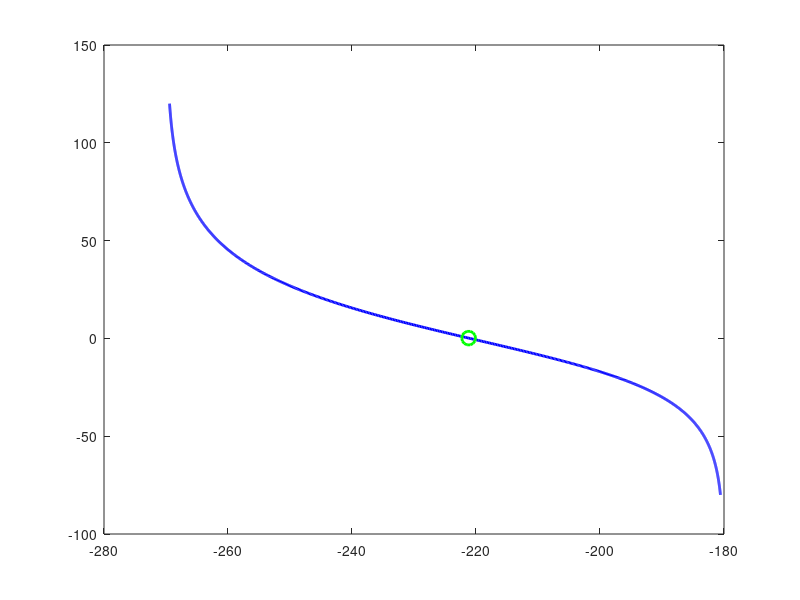

The MATLAB script that drew this image: (Note: this script raises an error after producing the figure.)
clc;
clear;
close all;

k = 1;

% Vector de frecuencias
w = logspace(-2,2,1000);
jw = 1j*w;

%% FUNCIONES DE TRANSFERENCIA

L1 = k*(jw+1)./(jw.^3);

L2 = k*(jw+1)./(jw.*(jw+2).*(jw.^2+jw+1));

L3 = k*(jw+3)./(jw.*(jw+1).*(jw+2));

L4 = k./((jw+2).*(jw-5));

L5 = k*(jw+1)./((jw+5).*(jw.^2-9));

L6 = k*(jw+1)./(jw.*(jw-1));

L = {L1,L2,L3,L4,L5,L6};

%% PROCEDIMIENTO 7

for i = 1:length(L)

    sistema = L{i};

    %% MAGNITUD

    mag = abs(sistema);
    mag_dB = 20*log10(mag);

    %% FASE CORREGIDA

    phase = unwrap(angle(sistema))*180/pi;

    % Forzar representación negativa
    while max(phase) > 0
        phase = phase - 360;
    end

    %% =========================
    % MARGEN DE FASE
    % =========================

    idx_gain = find(diff(sign(mag_dB)),1);

    if ~isempty(idx_gain)

        PM = 180 + phase(idx_gain);

        phase_PM = phase(idx_gain);
        mag_PM = mag_dB(idx_gain);

    else

        PM = inf;

        phase_PM = NaN;
        mag_PM = NaN;

    end

    %% =========================
    % MARGEN DE GANANCIA
    % =========================

    idx_phase = find(diff(sign(phase + 180)),1);

    if ~isempty(idx_phase)

        GM = 1/mag(idx_phase);

        GM_dB = 20*log10(GM);

        phase_GM = phase(idx_phase);
        mag_GM = mag_dB(idx_phase);

    else

        GM = inf;
        GM_dB = inf;

        phase_GM = NaN;
        mag_GM = NaN;

    end

    %% =========================
    % DIAGRAMA DE BLACK
    % =========================

    figure;

    plot(phase,mag_dB,'b','LineWidth',2);

    hold on;

    % Punto margen de ganancia

    if ~isnan(phase_GM)

        plot(phase_GM,mag_GM,'ro','MarkerSize',10,'LineWidth',2);

    end

    % Punto margen de fase

    if ~isnan(phase_PM)

        plot(phase_PM,mag_PM,'go','MarkerSize',10,'LineWidth',2);

    end

    % Referencias

    yline(0,'k--','0 dB');

    xline(-180,'k--','-180°');

    grid on;

    xlabel('Fase (grados)');

    ylabel('Magnitud (dB)');

    title(['Diagrama de Black - L',num2str(i)]);

    legend('Black',...
           'Margen de Ganancia',...
           'Margen de Fase',...
           'Location','best');

    %% RESULTADOS

    fprintf('\n=====================\n');
    fprintf('Sistema L%d\n',i);
    fprintf('=====================\n');

    if isinf(GM)
        fprintf('GM = Infinito\n');
        fprintf('GM dB = Infinito\n');
    else
        fprintf('GM = %.4f\n',GM);
        fprintf('GM dB = %.4f dB\n',GM_dB);
    end

    if isinf(PM)
        fprintf('PM = Infinito\n');
    else
        fprintf('PM = %.4f grados\n',PM);
    end

end
